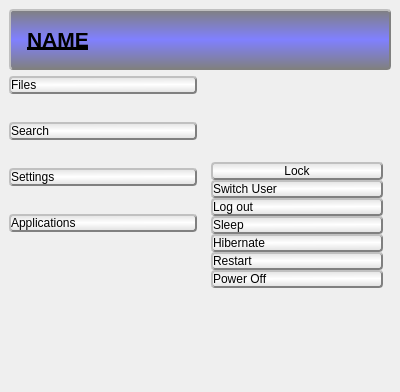
<?xml version="1.0" encoding="UTF-8"?>
<ui version="4.0">
 <class>MainWindow</class>
 <widget class="QMainWindow" name="MainWindow">
  <property name="geometry">
   <rect>
    <x>0</x>
    <y>0</y>
    <width>400</width>
    <height>392</height>
   </rect>
  </property>
  <property name="sizePolicy">
   <sizepolicy hsizetype="Preferred" vsizetype="Expanding">
    <horstretch>0</horstretch>
    <verstretch>0</verstretch>
   </sizepolicy>
  </property>
  <property name="focusPolicy">
   <enum>Qt::NoFocus</enum>
  </property>
  <property name="windowTitle">
   <string>Menu</string>
  </property>
  <property name="styleSheet">
   <string notr="true">QPushButton{
background-color:
qlineargradient(
spread:pad, x1:0, y1:0, x2:0, y2:1, 
stop:0 rgba(128, 200, 200, 255), 
stop:0.5 
 rgba(200, 200, 255, 255), 
stop:1 
rgba(128, 200, 200, 255));

}
QPushButton{
border-style: outset;
	border-color: rgb(128, 128, 128);
background-color: qlineargradient(spread:pad, x1:0, y1:0, x2:0.032, y2:1, stop:0 rgba(225, 225, 225, 255), stop:0.5 rgba(255, 255, 255, 255), stop:1 rgba(225, 225, 225, 255));
border-width: 2px;
border-radius: 4px;
}
QPushButton:pressed{
border-style: inset;
border-color: rgb(128, 128, 128);
background-color: qlineargradient(spread:pad, x1:0, y1:0, x2:0.032, y2:1, stop:0 rgba(255, 255, 255, 255), stop:0.5 rgba(225, 225, 225, 255), stop:1 rgba(255, 255, 255, 255));
border-width: 2px;
border-radius: 4px;
}</string>
  </property>
  <widget class="QWidget" name="centralwidget">
   <layout class="QGridLayout" name="gridLayout_2">
    <item row="0" column="0" colspan="2">
     <widget class="QPushButton" name="YOURNAME">
      <property name="enabled">
       <bool>false</bool>
      </property>
      <property name="font">
       <font>
        <pointsize>16</pointsize>
        <italic>false</italic>
        <bold>true</bold>
        <underline>true</underline>
        <strikeout>false</strikeout>
        <stylestrategy>PreferDefault</stylestrategy>
        <kerning>true</kerning>
       </font>
      </property>
      <property name="styleSheet">
       <string notr="true">QPushButton:disabled{
color:Black;
background-Color:
qlineargradient(spread:pad, x1:0, y1:0, x2:0, y2:1, stop:0 rgba(128, 128, 128, 255), stop:0.5 rgba(128, 128, 255, 255), stop:1 rgba(128, 128, 128, 255));
text-align:left;
padding:16px;

}</string>
      </property>
      <property name="text">
       <string>NAME</string>
      </property>
      <property name="icon">
       <iconset resource="Icons.qrc">
        <normaloff>:/Menu/Vector/Person.svg</normaloff>:/Menu/Vector/Person.svg</iconset>
      </property>
      <property name="iconSize">
       <size>
        <width>32</width>
        <height>32</height>
       </size>
      </property>
     </widget>
    </item>
    <item row="1" column="0">
     <layout class="QVBoxLayout" name="verticalLayout">
      <property name="spacing">
       <number>28</number>
      </property>
      <item>
       <widget class="QPushButton" name="Files">
        <property name="styleSheet">
         <string notr="true">text-align:left;</string>
        </property>
        <property name="text">
         <string>Files</string>
        </property>
        <property name="icon">
         <iconset resource="Icons.qrc">
          <normaloff>:/Menu/Vector/Menu-Icons-06.svg</normaloff>:/Menu/Vector/Menu-Icons-06.svg</iconset>
        </property>
        <property name="iconSize">
         <size>
          <width>32</width>
          <height>32</height>
         </size>
        </property>
       </widget>
      </item>
      <item>
       <widget class="QPushButton" name="Search">
        <property name="styleSheet">
         <string notr="true">text-align:left;</string>
        </property>
        <property name="text">
         <string>Search</string>
        </property>
        <property name="icon">
         <iconset resource="Icons.qrc">
          <normaloff>:/Menu/Vector/Menu-Icons-08.svg</normaloff>:/Menu/Vector/Menu-Icons-08.svg</iconset>
        </property>
        <property name="iconSize">
         <size>
          <width>32</width>
          <height>32</height>
         </size>
        </property>
       </widget>
      </item>
      <item>
       <widget class="QPushButton" name="Settings">
        <property name="styleSheet">
         <string notr="true">text-align:left;</string>
        </property>
        <property name="text">
         <string>Settings</string>
        </property>
        <property name="icon">
         <iconset resource="Icons.qrc">
          <normaloff>:/Menu/Vector/Menu-Icons-09.svg</normaloff>:/Menu/Vector/Menu-Icons-09.svg</iconset>
        </property>
        <property name="iconSize">
         <size>
          <width>32</width>
          <height>32</height>
         </size>
        </property>
       </widget>
      </item>
      <item>
       <widget class="QPushButton" name="Apps">
        <property name="enabled">
         <bool>true</bool>
        </property>
        <property name="sizePolicy">
         <sizepolicy hsizetype="Minimum" vsizetype="Fixed">
          <horstretch>0</horstretch>
          <verstretch>0</verstretch>
         </sizepolicy>
        </property>
        <property name="styleSheet">
         <string notr="true">text-align:left;</string>
        </property>
        <property name="text">
         <string>Applications</string>
        </property>
        <property name="icon">
         <iconset resource="Icons.qrc">
          <normaloff>:/Menu/Vector/Menu-Icons-07.svg</normaloff>:/Menu/Vector/Menu-Icons-07.svg</iconset>
        </property>
        <property name="iconSize">
         <size>
          <width>32</width>
          <height>32</height>
         </size>
        </property>
       </widget>
      </item>
      <item>
       <spacer name="verticalSpacer">
        <property name="orientation">
         <enum>Qt::Vertical</enum>
        </property>
        <property name="sizeHint" stdset="0">
         <size>
          <width>20</width>
          <height>40</height>
         </size>
        </property>
       </spacer>
      </item>
     </layout>
    </item>
    <item row="1" column="1">
     <layout class="QVBoxLayout" name="Power">
      <property name="spacing">
       <number>0</number>
      </property>
      <property name="sizeConstraint">
       <enum>QLayout::SetMaximumSize</enum>
      </property>
      <property name="leftMargin">
       <number>8</number>
      </property>
      <property name="topMargin">
       <number>8</number>
      </property>
      <property name="rightMargin">
       <number>8</number>
      </property>
      <property name="bottomMargin">
       <number>16</number>
      </property>
      <item>
       <layout class="QVBoxLayout" name="verticalLayout_2">
        <item>
         <widget class="QPushButton" name="Lock">
          <property name="text">
           <string>Lock</string>
          </property>
          <property name="iconSize">
           <size>
            <width>16</width>
            <height>16</height>
           </size>
          </property>
         </widget>
        </item>
        <item>
         <layout class="QGridLayout" name="gridLayout_3"/>
        </item>
        <item>
         <widget class="QPushButton" name="Switch">
          <property name="enabled">
           <bool>true</bool>
          </property>
          <property name="sizePolicy">
           <sizepolicy hsizetype="Minimum" vsizetype="Maximum">
            <horstretch>0</horstretch>
            <verstretch>0</verstretch>
           </sizepolicy>
          </property>
          <property name="styleSheet">
           <string notr="true">text-align:left;</string>
          </property>
          <property name="text">
           <string>Switch User</string>
          </property>
          <property name="icon">
           <iconset resource="Icons.qrc">
            <normaloff>:/Menu/Vector/Switch.svg</normaloff>:/Menu/Vector/Switch.svg</iconset>
          </property>
         </widget>
        </item>
        <item>
         <widget class="QPushButton" name="Logoff">
          <property name="enabled">
           <bool>true</bool>
          </property>
          <property name="sizePolicy">
           <sizepolicy hsizetype="Minimum" vsizetype="Maximum">
            <horstretch>0</horstretch>
            <verstretch>0</verstretch>
           </sizepolicy>
          </property>
          <property name="styleSheet">
           <string notr="true">text-align:left;</string>
          </property>
          <property name="text">
           <string>Log out</string>
          </property>
          <property name="icon">
           <iconset resource="Icons.qrc">
            <normaloff>:/Menu/Vector/Menu-Icons-05.svg</normaloff>:/Menu/Vector/Menu-Icons-05.svg</iconset>
          </property>
          <property name="checkable">
           <bool>false</bool>
          </property>
         </widget>
        </item>
        <item>
         <widget class="QPushButton" name="Sleep">
          <property name="styleSheet">
           <string notr="true">text-align:left;</string>
          </property>
          <property name="text">
           <string>Sleep</string>
          </property>
          <property name="icon">
           <iconset resource="Icons.qrc">
            <normaloff>:/Menu/Vector/Menu-Icons-01.svg</normaloff>:/Menu/Vector/Menu-Icons-01.svg</iconset>
          </property>
         </widget>
        </item>
        <item>
         <layout class="QGridLayout" name="gridLayout">
          <property name="sizeConstraint">
           <enum>QLayout::SetDefaultConstraint</enum>
          </property>
          <property name="topMargin">
           <number>0</number>
          </property>
          <property name="rightMargin">
           <number>0</number>
          </property>
          <property name="bottomMargin">
           <number>0</number>
          </property>
          <property name="horizontalSpacing">
           <number>6</number>
          </property>
          <property name="verticalSpacing">
           <number>0</number>
          </property>
         </layout>
        </item>
        <item>
         <widget class="QPushButton" name="Hibernate">
          <property name="enabled">
           <bool>true</bool>
          </property>
          <property name="cursor">
           <cursorShape>ArrowCursor</cursorShape>
          </property>
          <property name="styleSheet">
           <string notr="true">text-align:left;</string>
          </property>
          <property name="text">
           <string>Hibernate</string>
          </property>
          <property name="icon">
           <iconset resource="Icons.qrc">
            <normaloff>:/Menu/Vector/Menu-Icons-02.svg</normaloff>:/Menu/Vector/Menu-Icons-02.svg</iconset>
          </property>
         </widget>
        </item>
        <item>
         <widget class="QPushButton" name="Restart">
          <property name="styleSheet">
           <string notr="true">text-align:left;</string>
          </property>
          <property name="text">
           <string>Restart</string>
          </property>
          <property name="icon">
           <iconset resource="Icons.qrc">
            <normaloff>:/Menu/Vector/Menu-Icons-04.svg</normaloff>:/Menu/Vector/Menu-Icons-04.svg</iconset>
          </property>
         </widget>
        </item>
        <item>
         <widget class="QPushButton" name="Shutdown">
          <property name="styleSheet">
           <string notr="true">text-align:left;</string>
          </property>
          <property name="text">
           <string>Power Off</string>
          </property>
          <property name="icon">
           <iconset resource="Icons.qrc">
            <normaloff>:/Menu/Vector/Menu-Icons-03.svg</normaloff>:/Menu/Vector/Menu-Icons-03.svg</iconset>
          </property>
         </widget>
        </item>
       </layout>
      </item>
     </layout>
    </item>
   </layout>
  </widget>
 </widget>
 <resources>
  <include location="Icons.qrc"/>
 </resources>
 <connections/>
</ui>
